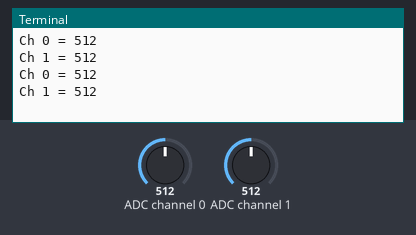
Bench run of a program on a simulated Raspberry Pi (BCM pin numbers). Parts: the last lines printed to the terminal. The test bench sets the inputs (shaded band); at power-on: ADC channel 0 = 512, ADC channel 1 = 512 (analog values on the 0–1023 scale).

Above: at 1.2 s.
1.3 s: ADC channel 0 set to 716
At 2.6 s:
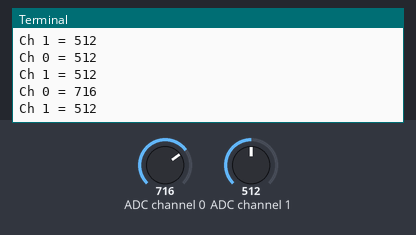
2.8 s: ADC channel 1 set to 716
At 3.8 s:
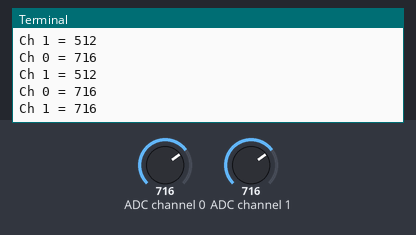
4.3 s: ADC channel 0 set to 900
At 5.4 s:
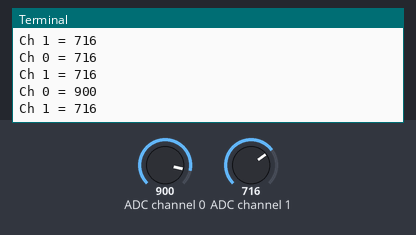
5.8 s: ADC channel 1 set to 900
At 6.8 s:
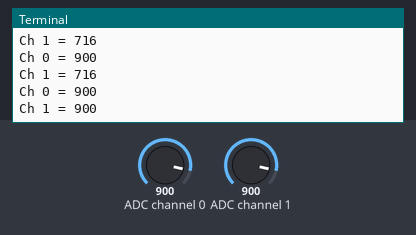
Timing chart, 0 to 8.3 s (numbered marks = the images above; inputs shaded):
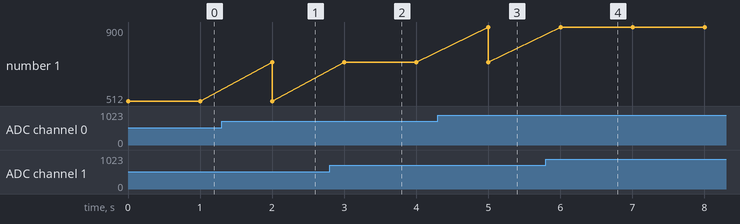

The program:

adc.py
```python
#!/usr/bin/env python

import spidev
import time

spi = spidev.SpiDev()
spi.open(0, 0)

def readadc(ch):
    if ch > 7 or ch < 0:
        return -1
    rst = spi.xfer2([1, (8 + ch) << 4, 0])
    adcout = ((rst[1] & 0x03) << 8) + rst[2]
    return adcout

while True:
    for i in range(0, 2):
        print("Ch " + str(i) + " = " + str(readadc(i)))
    time.sleep(1)
```

Measured:
- after the input at 1.3 s, the terminal: prints a new line after 0.70 s (image 1)
- after the input at 2.8 s, the terminal: prints a new line after 0.20 s (image 2)
- after the input at 4.3 s, the terminal: prints a new line after 0.70 s (image 3)
- after the input at 5.8 s, the terminal: prints a new line after 0.20 s (image 4)
